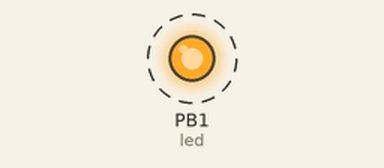
Bench run of a sketch on a simulated ATtiny85, built with avr-gcc and run on an emulated ATtiny85. Shown: output pins drawn as LEDs (lit = HIGH). Dashed ring = blinking.

Above: at 0.5 s.
Timing chart, 0 to 4.6 s (numbered marks = the images above):
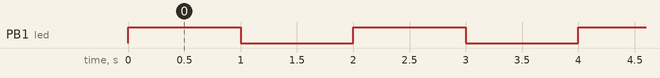

The sketch:

piscar_led_digispark.ino
```cpp
/*

 teste de piscar led no Digispark

*/

// Comente a linha que não for da sua Digispark

 const int led = 1; // Define o led no GPIO 1
 // const int led = 0; // Define o led no GPIO 0

void setup(){ // Programação inicial

 pinMode(led, OUTPUT); // Led como saida

}

void loop() { // Programação principal

 digitalWrite(led, HIGH); // Liga led
 delay(1000); // Aguarda 1 segundo
 digitalWrite(led, LOW); // Desliga led
 delay(1000); // Aguarda 1 segundo

}

//FIM
```

Measured:
- by itself, PB1 (led): alternates HIGH for 1.0 s and LOW for 1.0 s
